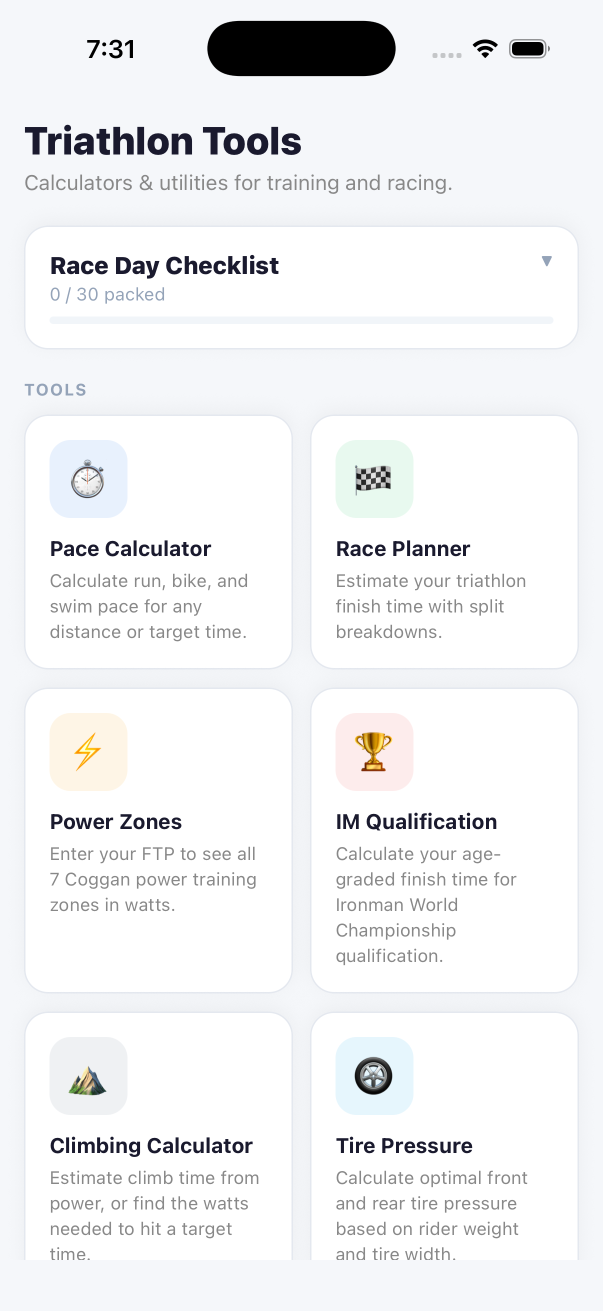
#> input picture assets/ios/Simulator Screenshot - iPhone 17 - 2026-06-05 at 19.31.24.png, 1206 x 2622 px (shown at 1/2 size)
$ python make_store_screenshots.py
#> lines starting #> are read from the running program, lines starting #| are printed output that depends on the picture; after the words box and inside, x2 and y2 are one past the last pixel; in counts of white or black regions, pixels touching at a corner belong together
#!/usr/bin/env python3
"""Generate iOS App Store screenshots at 1242x2688 and 1284x2778."""

from PIL import Image, ImageDraw, ImageFilter, ImageFont
import os

ASSETS = os.path.dirname(os.path.abspath(__file__))
ICON_PATH = os.path.join(ASSETS, "..", "icon-1024.png")
OUT_DIR = ASSETS

NAVY_DARK  = (11, 24, 56)
NAVY_LIGHT = (27, 58, 120)
ACCENT     = (59, 130, 246)
WHITE      = (255, 255, 255)
LIGHT_BLUE = (186, 210, 255)
CAPTION_BG = (18, 38, 90)

SCREENS = [
    ("Simulator Screenshot - iPhone 17 - 2026-06-05 at 19.31.24.png",
     "All your triathlon tools", "in one place."),
    ("Simulator Screenshot - iPhone 17 - 2026-06-05 at 19.31.29.png",
     "Never forget your", "race day gear."),
    ("Simulator Screenshot - iPhone 17 - 2026-06-05 at 19.32.00.png",
     "Calculate your", "perfect pace."),
    ("Simulator Screenshot - iPhone 17 - 2026-06-05 at 19.32.21.png",
     "Train smarter with", "power zones."),
    ("Simulator Screenshot - iPhone 17 - 2026-06-05 at 19.32.12.png",
     "Chase your", "Kona dream."),
]

SIZES = [
    ("6.5in", 1242, 2688),
    ("6.7in", 1284, 2778),
]

def load_font(size, bold=False):
    candidates = [
        f"/System/Library/Fonts/SFProDisplay-{'Bold' if bold else 'Regular'}.otf",
        f"/System/Library/Fonts/Supplemental/Arial{'%20Bold' if bold else ''}.ttf",
        f"/System/Library/Fonts/Helvetica.ttc",
    ]
    for path in candidates:
        if os.path.exists(path):
            try:
                return ImageFont.truetype(path, size)
            except Exception:
                continue
    return ImageFont.load_default()


def make_gradient(W, H):
    img = Image.new("RGB", (W, H))
    draw = ImageDraw.Draw(img)
    for y in range(H):
        t = y / H
        r = int(NAVY_DARK[0] + (NAVY_LIGHT[0] - NAVY_DARK[0]) * t * 0.6)
        g = int(NAVY_DARK[1] + (NAVY_LIGHT[1] - NAVY_DARK[1]) * t * 0.6)
        b = int(NAVY_DARK[2] + (NAVY_LIGHT[2] - NAVY_DARK[2]) * t * 0.6)
        draw.line([(0, y), (W, y)], fill=(r, g, b))
    return img


def add_shadow(canvas, x, y, w, h, radius=40, blur=30, alpha=120):
    shadow = Image.new("RGBA", canvas.size, (0, 0, 0, 0))
    sd = ImageDraw.Draw(shadow)
    off = 18
    sd.rounded_rectangle([x + off, y + off, x + w + off, y + h + off],
                          radius=radius, fill=(0, 0, 0, alpha))
    shadow = shadow.filter(ImageFilter.GaussianBlur(blur))
    base = canvas.convert("RGBA")
    base.alpha_composite(shadow)
    return base.convert("RGB")


def rounded_paste(canvas, img, x, y, radius=40):
    mask = Image.new("L", img.size, 0)
    ImageDraw.Draw(mask).rounded_rectangle(
        [0, 0, img.width - 1, img.height - 1], radius=radius, fill=255)
    img_rgba = img.convert("RGBA")
    img_rgba.putalpha(mask)
    canvas.paste(img_rgba, (x, y), img_rgba)


def make_screenshot(src_path, line1, line2, W, H, size_tag, index):
#> called with line1 = 'All your triathlon tools', line2 = 'in one place.', W = 1242, H = 2688, size_tag = '6.5in', index = 0
    canvas = make_gradient(W, H)
#> in make_gradient, `img = Image.new("RGB", (W, H))`: img: PIL image 1242x2688 RGB; every value is 0

    # Caption area height (~14% of canvas)
    cap_h = int(H * 0.145)
    pad = int(W * 0.07)  # side padding for screenshot

    # Screenshot dimensions
    shot_w = W - pad * 2
    src = Image.open(src_path).convert("RGB")
    shot_h = int(shot_w * src.height / src.width)
#> shot_h = 2326
    # If screenshot taller than remaining space, crop it
    avail_h = H - cap_h - int(H * 0.01)
    if shot_h > avail_h:
        # Crop source proportionally
        crop_src_h = int(src.width * avail_h / shot_w)
#> crop_src_h = 2561
        src = src.crop((0, 0, src.width, min(crop_src_h, src.height)))
#> src: PIL image 1206x2561 RGB
        shot_h = avail_h

    shot = src.resize((shot_w, shot_h), Image.LANCZOS)
    shot_x = pad
    shot_y = cap_h

    # Drop shadow
    canvas = add_shadow(canvas, shot_x, shot_y, shot_w, shot_h,
                        radius=44, blur=35, alpha=140)
#> in add_shadow, `shadow = Image.new("RGBA", canvas.size, (0, 0, 0, 0))`: shadow: PIL image 1242x2688 RGBA; every value is 0
#> in add_shadow, `shadow = shadow.filter(ImageFilter.GaussianBlur(blur))`:
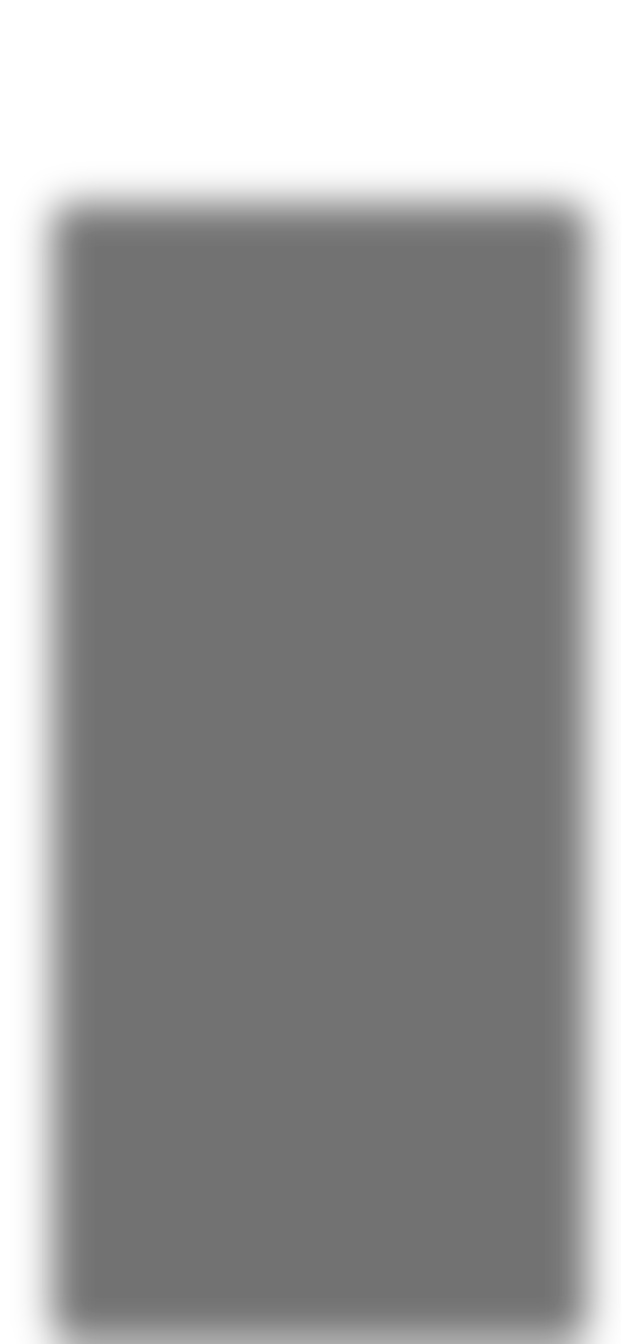
#> shadow: PIL image 1242x2688 RGBA (shown at 1/2 size); mean R, G, B, A 0, 0, 0, 101.7; transparent parts drawn white
#> in add_shadow, `base.alpha_composite(shadow)`:
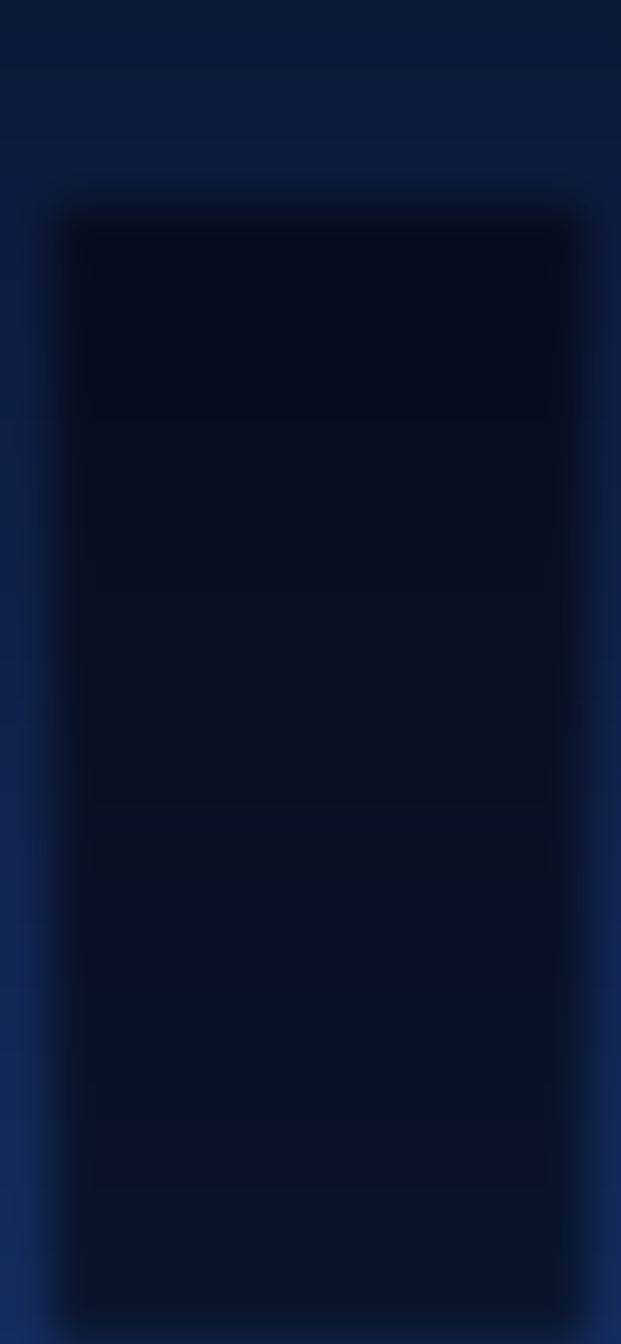
#> base: PIL image 1242x2688 RGBA (shown at 1/2 size); mean R, G, B, A 9, 19.7, 43.8, 255

    # Paste screenshot with rounded corners
    rounded_paste(canvas, shot, shot_x, shot_y, radius=44)
#> in rounded_paste, `mask = Image.new("L", img.size, 0)`: mask: PIL image 1070x2273 L; every value is 0
#> in rounded_paste, `ImageDraw.Draw(mask).rounded_rectangle( [0, 0, img.width - 1, img.heig..`:
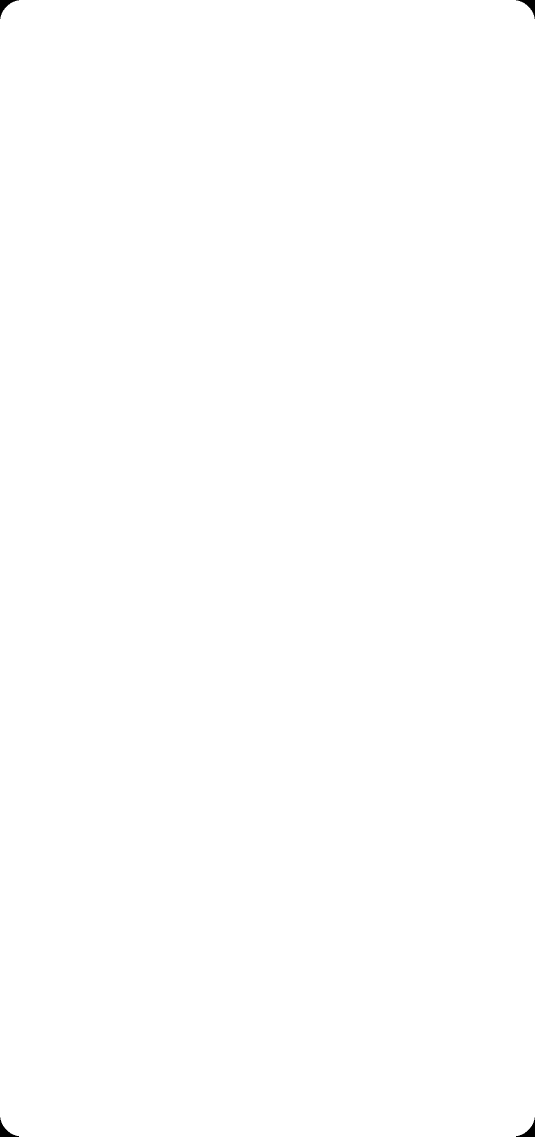
#> mask: PIL image 1070x2273 L (shown at 1/2 size); 99.9% white; 4 black regions, box (x1, y1, x2, y2) and area: (0, 0, 38, 38) 427, (1032, 0, 1070, 38) 427, (0, 2235, 38, 2273) 427, (1032, 2235, 1070, 2273) 427
#> in rounded_paste, `canvas.paste(img_rgba, (x, y), img_rgba)`:
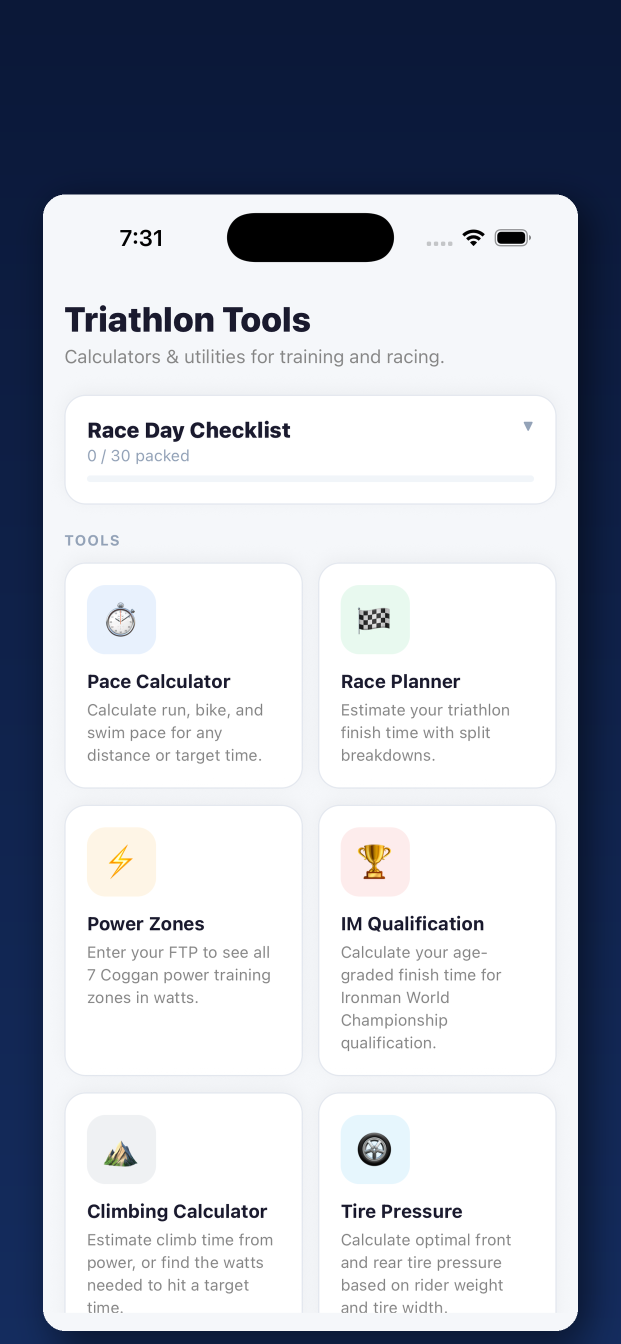
#> canvas: PIL image 1242x2688 RGB (shown at 1/2 size); mean R, G, B 178.6, 183.3, 193.7

    # Subtle border on screenshot
    bd = ImageDraw.Draw(canvas)
    bd.rounded_rectangle([shot_x, shot_y, shot_x + shot_w, shot_y + shot_h],
                          radius=44, outline=(255, 255, 255, 60), width=2)

    # Caption area
    draw = ImageDraw.Draw(canvas)

    font_large = load_font(int(W * 0.078), bold=True)
    font_small = load_font(int(W * 0.078), bold=True)

    # Two-line headline centered in caption area
    line1_bb = draw.textbbox((0, 0), line1, font=font_large)
#> line1_bb = (0, 2, 99, 12)
    line2_bb = draw.textbbox((0, 0), line2, font=font_small)
#> line2_bb = (0, 2, 59, 12)
    lh1 = line1_bb[3] - line1_bb[1]
#> lh1 = 10
    lh2 = line2_bb[3] - line2_bb[1]
#> lh2 = 10
    gap = int(W * 0.012)
    total_text_h = lh1 + gap + lh2
#> total_text_h = 34
    text_y = (cap_h - total_text_h) // 2
#> text_y = 177

    line1_w = line1_bb[2] - line1_bb[0]
#> line1_w = 99
    line2_w = line2_bb[2] - line2_bb[0]
#> line2_w = 59

    draw.text(((W - line1_w) // 2, text_y), line1,
              font=font_large, fill=WHITE)
    draw.text(((W - line2_w) // 2, text_y + lh1 + gap), line2,
              font=font_small, fill=ACCENT)

    # Accent dot separator above text
    dot_r = int(W * 0.008)
    dot_y = text_y - dot_r * 3
#> dot_y = 150
    dot_x = W // 2
    if dot_y > 0:
        draw.ellipse([dot_x - dot_r, dot_y - dot_r,
                      dot_x + dot_r, dot_y + dot_r], fill=ACCENT)

    out_name = f"store_{size_tag}_{index+1:02d}.png"
    out_path = os.path.join(OUT_DIR, out_name)
    canvas.save(out_path, "PNG", optimize=True)
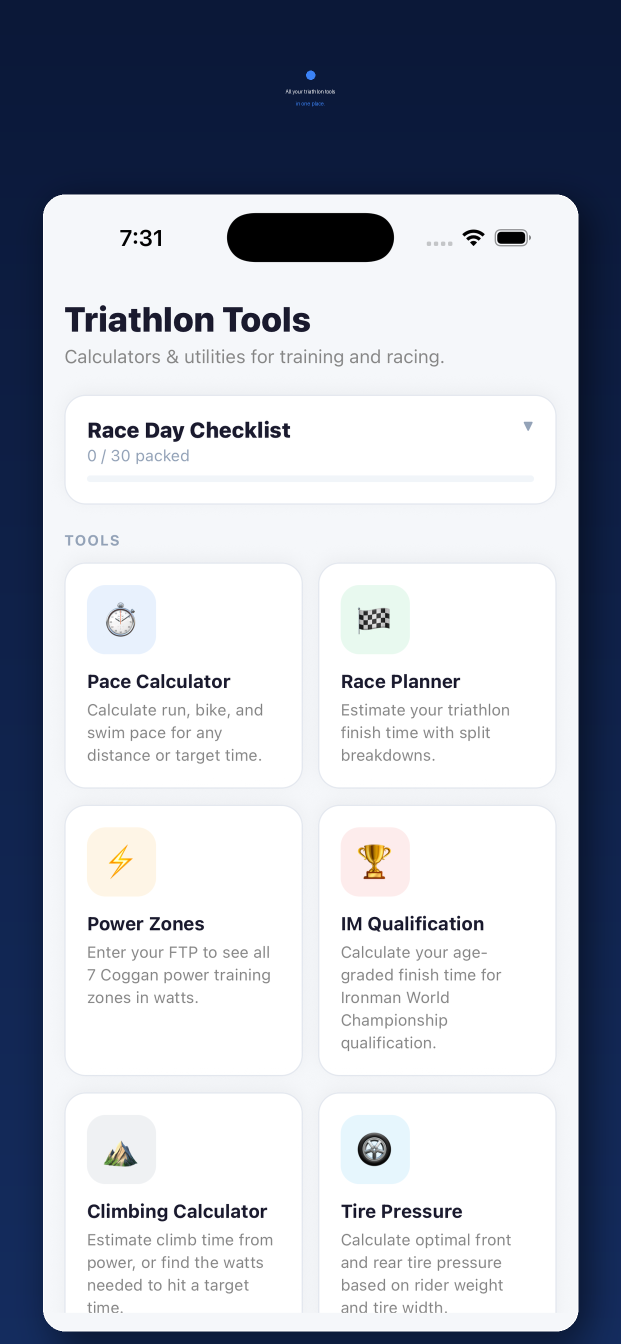
#> saved as store_6.5in_01.png: PIL image 1242x2688 RGB (shown at 1/2 size); mean R, G, B 178.9, 183.6, 194
    print(f"  Saved: {out_name}  ({W}x{H})")
    return out_path


print("Generating iOS App Store screenshots...")
for size_tag, W, H in SIZES:
    print(f"\n{size_tag}  ({W}x{H})")
    for i, (fname, l1, l2) in enumerate(SCREENS):
        src = os.path.join(ASSETS, fname)
        make_screenshot(src, l1, l2, W, H, size_tag, i)

print("\nDone.")
